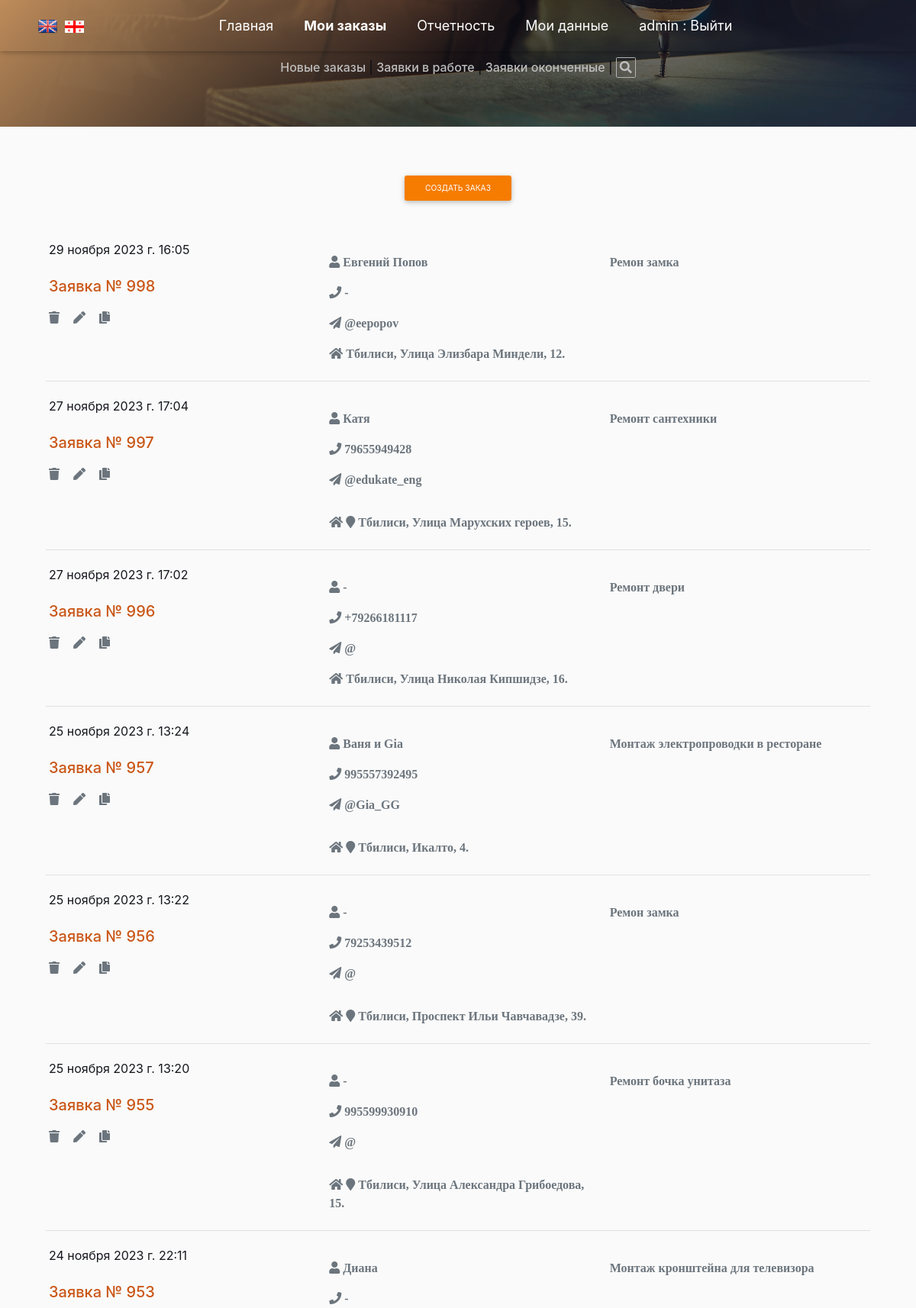
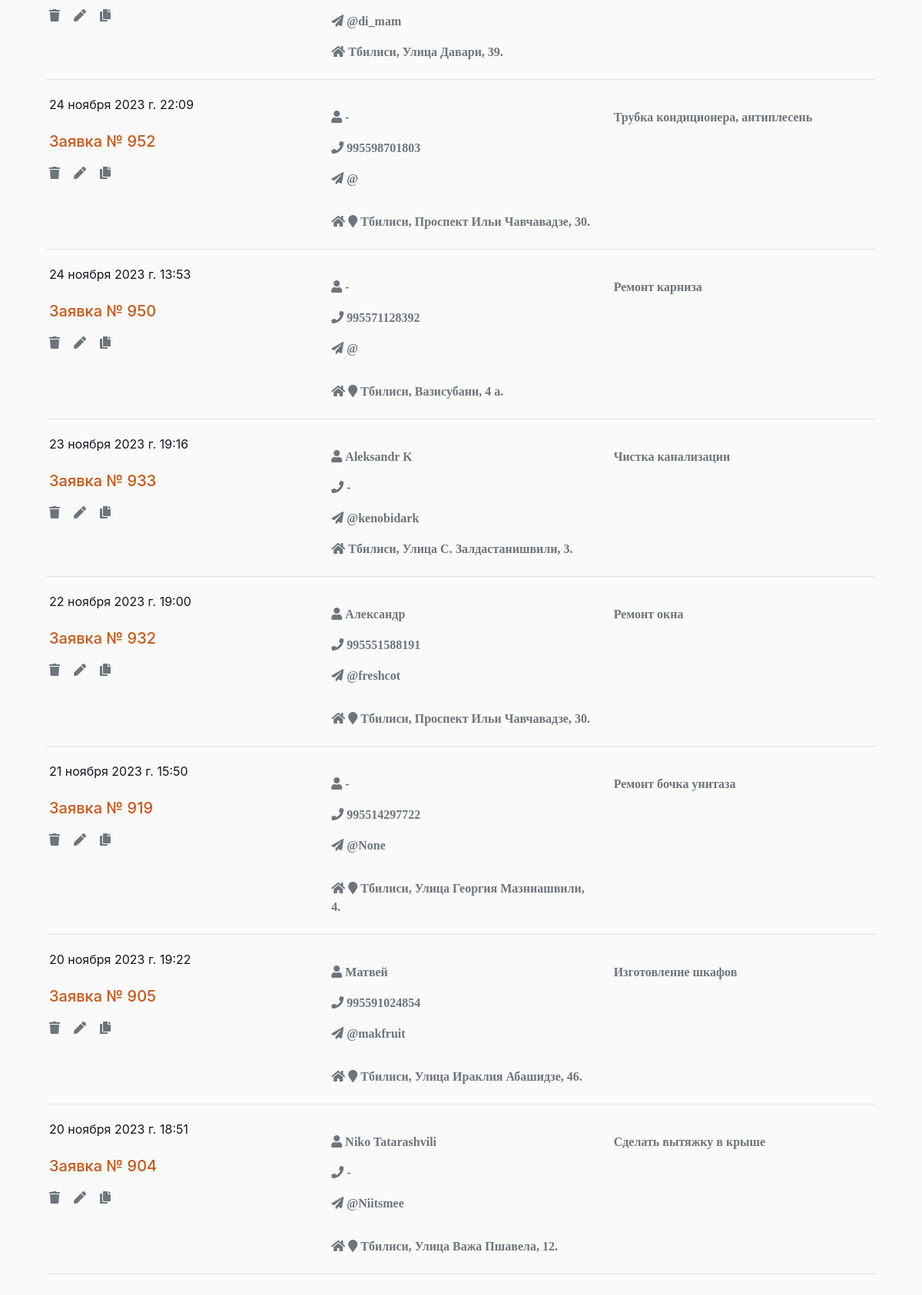
Screenshot of /list_order (signed in, upper part) with the database file from the repository (2 pictures, top to bottom).
### app_site/models.py (models this page shows)
class OrderList(models.Model):
    time_in = models.DateTimeField(auto_now_add=True, verbose_name='Дата заказа')
    time_out = models.DateTimeField(null=True, blank=True, verbose_name='Дата выполнения')
    repairer_id = models.ForeignKey(User, on_delete=models.SET_NULL, null=True, blank=True,
                                    verbose_name='Мастер', default='', )
    text_order = models.CharField(max_length=1500, verbose_name='Описание проблемы', blank=True, null=True)
    customer_name = models.CharField(max_length=50, verbose_name='Ваше имя')
    customer_phone = models.CharField(max_length=16, verbose_name='Телефон')
    customer_telegram = models.CharField(max_length=26, verbose_name='Telegram', blank=True, null=True)
    customer_code = models.CharField(max_length=16, verbose_name='Код организации', blank=True, null=True)
    address_city = models.CharField(max_length=2, choices=CITY_CHOICES, default='TB', null=True, blank=True,
                                    verbose_name='Город')
    order_status = models.CharField(max_length=3, choices=ORDER_STATUS, default='BEG', null=True, blank=True,
                                    verbose_name='Статус заказа')
    address_street_app = models.CharField(max_length=150, verbose_name='Улица', null=True, blank=True)
    address_num = models.CharField(max_length=10, verbose_name='Номер дома', null=True, blank=True)
    services = models.ManyToManyField('Service', through='Invoice')
    location_longitude = models.FloatField(verbose_name='Долгота', null=True, blank=True)
    location_latitude = models.FloatField(verbose_name='Широта', null=True, blank=True)
    class Meta:
        verbose_name = 'Список заказов'
        verbose_name_plural = 'Список заказов'

### app_site/views.py (the view)
# urls.py: path('list_order', OrderManagementSystem.as_view(), name='list_order'),
class OrderManagementSystem(LoginRequiredMixin, ListView):
    model = OrderList
    context_object_name = 'order'
    template_name = 'order_list.html'
    def get_queryset(self):
        if not self.request.GET.get('work_status'):
            self.queryset = OrderList.objects\
                .filter(repairer_id=self.request.user)\
                .order_by("-pk")
        else:
            self.queryset = OrderList.objects \
                .filter(repairer_id=self.request.user, order_status=self.request.GET.get('work_status')) \
                .order_by("-pk")
        return self.queryset[0:14]
    def get_context_data(self, **kwargs):
        context = super().get_context_data(**kwargs)
        context['form'] = OrderForm
        return context

### app_site/templatetags/custom_filters.py (called while the page is built)
@register.filter()
def choice_tag(value, A):
    try:
        if A == 'city':
            a = dict(CITY_CHOICES)
        elif A == 'status_order':
            a = dict(ORDER_STATUS)
        elif A == 'month':
            a = dict(MONTH)
        elif A == 'work_type':
            a = dict(WORK_CHOICES)
        return f'{a[value]}'
    except KeyError:
        return f''

@register.filter()
def change_comma_to_dot(value):
    return str(value).replace(',', '.')

### templates/order_list.html (shortened to what this page needs)
{% extends 'flatpages/default_user.html' %}
{% load custom_filters %}
{% load custom_tags %}
{% block body %}
<div align="center">
<a href="#"  onclick="show_create_order_form(document.getElementById('form'))"
class="btn btn-sm btn-orange cta-btn btn-form mt-3 mb-5 " id="link_create_order_form">Создать заказ</a>
</div>
<div id="head" class="container">
            {% for i in order %}
            <div class="row p-1 mb-1 ">
                <div class="col-md-4">
                    <div id="time_in">{{ i.time_in }}</div><br>
                    <a href="{% url 'invoice' i.pk %}" id="order_{{ i.pk }}" class="h5 mycolor">Заявка № {{ i.pk }}</a><br>
                    <a href="{% url 'delete-order' i.pk %}" id="delete_{{ i.pk }}" class="mycolor" title="Удалить"><i class="fas fa-trash text-secondary mt-3"></i></a>&nbsp&nbsp&nbsp
                      <a href="../list_order/update/{{ i.pk}}" id="edit_{{ i.pk }}" title="Редактировать"><i class="fas fa-pen text-secondary mt-3"> </i></a>&nbsp&nbsp&nbsp
                    <a href="#" id="{{ i.pk }}" class="copy" title="Копировать"><i class="fas fa-copy text-secondary mt-3"></i></a>
                </div>
                <div class="col-md-4 ">
                    <span id="customer_name_{{ i.pk }}" class="fas fa-user prefix text-secondary mt-3" aria-hidden="true"> {{ i.customer_name|capfirst }}</span><br>
                    <a href="tel:{{ i.customer_phone }}" title="Телефон" id="customer_phone_{{ i.pk }}" class="fas fa-phone prefix text-secondary mt-3" aria-hidden="true">
                        {{ i.customer_phone }}</a><br>
                    <a href="https://t.me/{{ i.customer_telegram|cut:'@' }}" title="Телеграм" id="customer_telegram_{{ i.pk }}"
                       class ="fas fa fa-paper-plane text-secondary mt-3" aria-hidden="true">
                         @{{i.customer_telegram}}</a><br>
                    {% if i.location_longitude %}
                    <a href= 'https://yandex.ru/maps/?pt={{ i.location_longitude|change_comma_to_dot }},
                    {{ i.location_latitude|change_comma_to_dot }}&z=18&l=map' id="map_{{ i.pk }}" class="fas fa-home prefix text-secondary mt-3"
                    title="Открыть карту" aria-hidden="true">
                    <i  class="fas fa-map-marker prefix text-secondary mt-3" aria-hidden="true"></i>
                    {% else %}
                        <a href="" class="fas fa-home prefix text-secondary mt-3" aria-hidden="true">
                    {% endif%}
                        <span id="city_{{ i.pk }}" >{{ i.address_city|choice_tag:'city'}}</span>,
                        <span id="street_app_{{ i.pk }}">{{ i.address_street_app|capfirst }}</span>,
                        <span id="num_{{ i.pk }}">{{ i.address_num }}</span>.
                    </a>
                </div>
                <div class="col-md-4">
                    <p id="text_order_{{ i.pk }}" class="fas text-secondary mt-3">{{ i.text_order|truncatechars:200|capfirst }}</p>
                </div>
            </div>
            <div class="row">
                <div class="col-md-12"><hr></div>
            </div>
            {% endfor %}
</div>
</div>
{% endblock body %}

### templates/flatpages/default_user.html (shortened to what this page needs)
{% load static %}
<!doctype html>
<html lang="en">
  <head>
    <link rel="stylesheet" href="{% static 'css/mdb.min.css' %}">
    <link rel="stylesheet" href="{% static 'css/bootstrap.min.css' %}">
    <link rel="stylesheet" href="{% static 'css/fonts.css' %}">
    <link rel="stylesheet" href="{% static 'css/owl.carousel.min.css' %}">
    <link rel="stylesheet" href="{% static 'css/custom.css' %}">
  </head>
  <body>
{% url 'list_order' as the_url1 %}
{% url 'stat' as the_url2 %}
{% url 'user' request.user.id as the_url3 %}
{% url 'search-order' as the_url4 %}
    <nav id="navigation-menu" class="navbar fixed-top navbar-expand-lg navbar-dark scrolling-navbar">
        <div class="container">
		<a href='index-en.html'><img src="{% static 'images/flag_en.png' %}" class="flag"></a>
            <a href='index-ge.html'><img src="{% static 'images/flag_ge.png' %}" class="flag"></a>
            <div class="collapse navbar-collapse" id="navbarSupportedContent">
                <ul class="navbar-nav m-auto">
                    <li class="nav-item mr-4 active">
                        <a class="nav-link" href="{% url 'home' %}">Главная <span class="sr-only">(current)</span></a>
                    </li>
                    <li class="nav-item mr-4">
                        {% if the_url1 in request.get_full_path  %}
                        <a class="nav-link" href="{{ the_url1 }}"><b>Мои заказы</b></a>
                        {% else %}
                        <a class="nav-link" href="{{ the_url1 }}">Мои заказы</a>
                        {% endif %}
                    </li>
                    <li class="nav-item mr-4" class="nav-item mr-4">
                        {% if the_url2 in request.get_full_path  %}
                        <a class="nav-link"  href="{{ the_url2 }}"><b>Отчетность</b></a>
                        {% else %}
                        <a class="nav-link"  href="{{ the_url2 }}">Отчетность</a>
                        {% endif %}
                    </li>
                    <li class="nav-item mr-4">
                        {% if the_url3 in request.get_full_path  %}
                        <a class="nav-link" href="{{ the_url3 }}"><b>Мои данные</b></a>
                        {% else %}
                        <a class="nav-link" href="{{ the_url3 }}">Мои данные</a>
                        {% endif %}
                    </li>
                        {% if request.user.is_authenticated %}
                            <li class="nav-item mr-4">
                            <a class="nav-link" href="{% url 'logout' %}">{{ user.username }} : Выйти</a>
                            </li>
                         {% endif %}
                </ul>
            </div>
        </div>
    </nav>
        <section id="section-0" class="bg_img sticky">
                    <div class="text-center nav-link h6"><br>
                            {% if request.GET.work_status == 'SND' %}
                            <a href="{% url 'list_order' %}?work_status=SND"><b>Новые заказы</b></a> |
                            {% else %}
                            <a href="{% url 'list_order' %}?work_status=SND">Новые заказы</a> |
                            {% endif %}
                            {% if request.GET.work_status == 'RCV' %}
                            <a href="{% url 'list_order'%}?work_status=RCV"><b>Заявки в работе</b></a> |
                            {% else %}
                            <a href="{% url 'list_order'%}?work_status=RCV">Заявки в работе</a> |
                            {% endif %}
                            {% if request.GET.work_status == 'END' %}
                            <a href="{% url 'list_order'%}?work_status=END"><b>Заявки оконченные</b></a> |
                            {% else %}
                            <a href="{% url 'list_order'%}?work_status=END">Заявки оконченные</a> |
                            {% endif %}
                            {% if the_url4 in request.get_full_path %}
                            <a href="{% url 'search-order' %}" class="fa fa-search fa-border " aria-hidden="true" title="Поиск"><b></b></a>
                            {% else %}
                            <a href="{% url 'search-order' %}" class="fa fa-search fa-border" aria-hidden="true"></a>
                            {% endif %}
                            </div>
    </section>
    <section id="section-1">
        <div class="container">
            <div >
                        {% block body %}
{% endblock body%}
            </div>
    </section>
  </body>
</html>

### static/css/custom.css (style rules this page uses)
* { margin: 0; padding: 0; }
:root { --text-color: #15171d; --span-color: #ca5718; }
body { color: var(--text-color); background-color: #fafafa; line-height: 1.5; font-size: 1rem; height: 100%; }
a { color: fefefe; }
section { padding: 3rem 0px; }
.bg_img { background-image: linear-gradient(135deg, #febb79, rgba(0, 0, 0, 0.5), rgba(52, 72, 106, 0.3)), url('../images/master-na-chas_1.jpg'); background-repeat: no-repeat; background-position: center bottom; background-size: cover; width: 100%; filter: brightness(75%); }
.flag { width: 25px; margin-left: 5px; margin-right: 5px; }
.navbar { font-size: 18px; font-weight: 400; z-index: 1; box-shadow: 0 2px 5px 0 rgba(0, 0, 0, .16), 0 2px 10px 0 rgba(0, 0, 0, .12); z-index: 2; }
.navbar.navbar-dark .navbar-nav .nav-item.active > .nav-link { background-color: rgba(255, 255, 255, 0); }
a { text-decoration: none!important; color: fefefe; }
.mycolor { color: var(--span-color); }
ul, ul.servicesLinks { list-style: none; }
@media (min-width: 1025px) and (max-width: 1440px) { .btn-form { display: inline-block; } }

### templates/flatpages/default_user.html (style rules this page uses)
.sticky { position: sticky; top: 0; }

### rows the page displays
OrderList: time_in "29 ноября 2023 г. 16:05", pk "998", customer_name "Евгений Попов", customer_phone "-", customer_telegram "eepopov", address_city|choice_tag "Тбилиси", address_street_app "Улица Элизбара Миндели", address_num "12", text_order "Ремон замка"
OrderList: time_in "27 ноября 2023 г. 17:04", pk "997", customer_name "Катя", customer_phone "79655949428", customer_telegram "edukate_eng", address_city|choice_tag "Тбилиси", address_street_app "Улица Марухских героев", address_num "15", text_order "Ремонт сантехники"
OrderList: time_in "27 ноября 2023 г. 17:02", pk "996", customer_name "-", customer_phone "+79266181117", address_city|choice_tag "Тбилиси", address_street_app "Улица Николая Кипшидзе", address_num "16", text_order "Ремонт двери"
OrderList: time_in "25 ноября 2023 г. 13:24", pk "957", customer_name "Ваня и Gia", customer_phone "995557392495", customer_telegram "Gia_GG", address_city|choice_tag "Тбилиси", address_street_app "Икалто", address_num "4", text_order "Монтаж электропроводки в ресторане"
OrderList: time_in "25 ноября 2023 г. 13:22", pk "956", customer_name "-", customer_phone "79253439512", address_city|choice_tag "Тбилиси", address_street_app "Проспект Ильи Чавчавадзе", address_num "39", text_order "Ремон замка"
OrderList: time_in "25 ноября 2023 г. 13:20", pk "955", customer_name "-", customer_phone "995599930910", address_city|choice_tag "Тбилиси", address_street_app "Улица Александра Грибоедова", address_num "15", text_order "Ремонт бочка унитаза"
OrderList: time_in "24 ноября 2023 г. 22:11", pk "953", customer_name "Диана", customer_phone "-", customer_telegram "di_mam", address_city|choice_tag "Тбилиси", address_street_app "Улица Давари", address_num "39", text_order "Монтаж кронштейна для телевизора"
OrderList: time_in "24 ноября 2023 г. 22:09", pk "952", customer_name "-", customer_phone "995598701803", address_city|choice_tag "Тбилиси", address_street_app "Проспект Ильи Чавчавадзе", address_num "30", text_order "Трубка кондиционера, антиплесень"
OrderList: time_in "24 ноября 2023 г. 13:53", pk "950", customer_name "-", customer_phone "995571128392", address_city|choice_tag "Тбилиси", address_street_app "Вазисубани", address_num "4 а", text_order "Ремонт карниза"
OrderList: time_in "23 ноября 2023 г. 19:16", pk "933", customer_name "Aleksandr K", customer_phone "-", customer_telegram "kenobidark", address_city|choice_tag "Тбилиси", address_street_app "Улица С. Залдастанишвили", address_num "3", text_order "Чистка канализации"
OrderList: time_in "22 ноября 2023 г. 19:00", pk "932", customer_name "Александр", customer_phone "995551588191", customer_telegram "freshcot", address_city|choice_tag "Тбилиси", address_street_app "Проспект Ильи Чавчавадзе", address_num "30", text_order "Ремонт окна"
OrderList: time_in "21 ноября 2023 г. 15:50", pk "919", customer_name "-", customer_phone "995514297722", customer_telegram "None", address_city|choice_tag "Тбилиси", address_street_app "Улица Георгия Мазниашвили", address_num "4", text_order "Ремонт бочка унитаза"
OrderList: time_in "20 ноября 2023 г. 19:22", pk "905", customer_name "Матвей", customer_phone "995591024854", customer_telegram "makfruit", address_city|choice_tag "Тбилиси", address_street_app "Улица Ираклия Абашидзе", address_num "46", text_order "Изготовление шкафов"
OrderList: time_in "20 ноября 2023 г. 18:51", pk "904", customer_name "Niko Tatarashvili", customer_phone "-", customer_telegram "Niitsmee", address_city|choice_tag "Тбилиси", address_street_app "Улица Важа Пшавела", address_num "12", text_order "Сделать вытяжку в крыше"

### other values shown
{{ user.username }} "admin"
